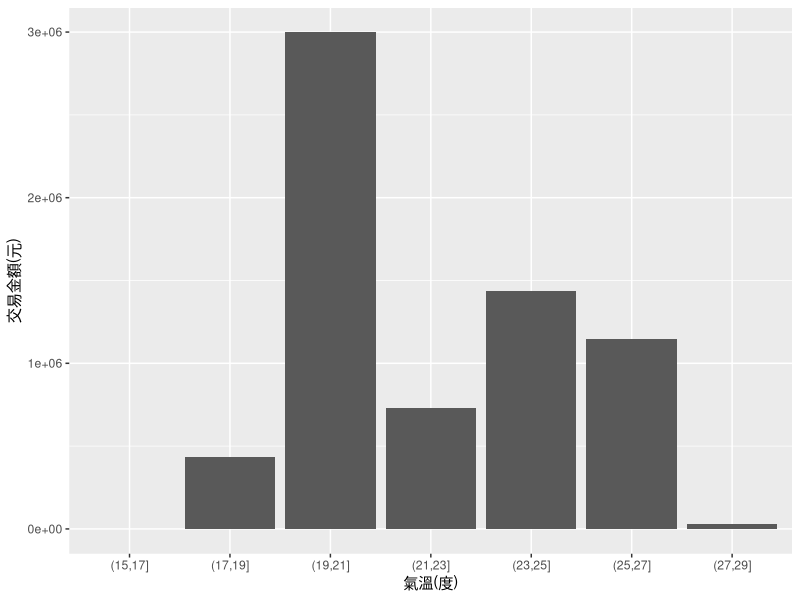
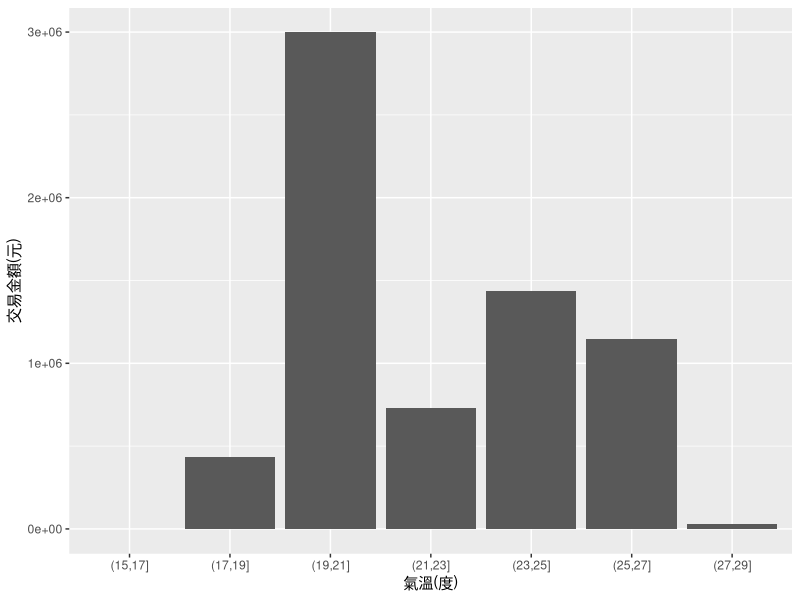

The R source for these figures, in order:
setwd('/Users/lintzujeng/Documents/GitHub/R_ProjectV1/merge')
library("tidyverse")
library("openxlsx")

odf <- read.xlsx('orange_market.xlsx')
weather <- read.csv('weather.csv', header = T)


names(odf)[1] = "id"
#weather$平均 <- NULL
#weather[6,] <- NA
weather2 <- weather[-6,]
weather2$平均 <- NULL
weather2$年.月 <- as.numeric(weather2$年.月)

library(stringr)
weather.just <- data.frame(id = c(NA), 氣溫 = c(NA))
for (y in 1:nrow(weather2)) {
  for(m in 1:ncol(weather2)){
    print(weather2[y,m])
    if (is.na(weather2[y, m])){
      print("NA")
      break
    }
    else if (weather2[y, m] > 2000){
      year <- weather2[y, m] - 1911
    }
    else{
      id.y = as.character(year)
      if (m <= 10){
        id.m = str_sub(colnames(weather2)[m], start = 2L, end = 2L)
        id.all = str_c(id.y, "年", "0", id.m, "月")
      }
      else{
        id.m = str_sub(colnames(weather2)[m], start = 2L, end = 3L)
        id.all = str_c(id.y, "年", id.m, "月")
      }
      weather.just[nrow(weather.just) + 1,] = id.all
      weather.just$氣溫[nrow(weather.just)] = weather2[y, m]
    }
  }
}
weather.just <- na.omit(weather.just)
weather.just$氣溫<-as.numeric(weather.just$氣溫)


odf.merged <- inner_join(odf, weather.just, by = "id")

temp.ranges <- table(cut(odf.merged$氣溫, breaks = seq(15, 30, by = 2)))
temp.trade <- numeric(7)
for (trade in 1:nrow(odf.merged)) {
  if (odf.merged$氣溫[trade] <= 17){
    temp.trade[1] = temp.trade[1] + odf.merged$`交易金額(元)`[trade]
  }
  else if (odf.merged$氣溫[trade] > 17 && odf.merged$氣溫[trade] <= 19){
    temp.trade[2] = temp.trade[2] + odf.merged$`交易金額(元)`[trade]
  }
  else if (odf.merged$氣溫[trade] > 19 && odf.merged$氣溫[trade] <= 21){
    temp.trade[3] = temp.trade[3] + odf.merged$`交易金額(元)`[trade]
  }
  else if (odf.merged$氣溫[trade] > 21 && odf.merged$氣溫[trade] <= 23){
    temp.trade[4] = temp.trade[4] + odf.merged$`交易金額(元)`[trade]
  }
  else if (odf.merged$氣溫[trade] > 23 && odf.merged$氣溫[trade] <= 25){
    temp.trade[5] = temp.trade[5] + odf.merged$`交易金額(元)`[trade]
  }
  else if (odf.merged$氣溫[trade] > 25 && odf.merged$氣溫[trade] <= 27){
    temp.trade[6] = temp.trade[6] + odf.merged$`交易金額(元)`[trade]
  }
  else if (odf.merged$氣溫[trade] > 27 && odf.merged$氣溫[trade] <= 29){
    temp.trade[7] = temp.trade[7] + odf.merged$`交易金額(元)`[trade]
  }
  
}
temp.df <- data.frame(temp.ranges, temp.trade)

hist.plot <- ggplot(data = temp.df, aes(x = Var1, y = temp.trade)) +
  geom_bar(stat = "identity") + 
  xlab("氣溫(度)") +
  ylab("交易金額(元)")
hist.plot

ggsave("hist.png", hist.plot)
library(writexl)
write_xlsx(odf.merged, "merged_data.xlsx")
